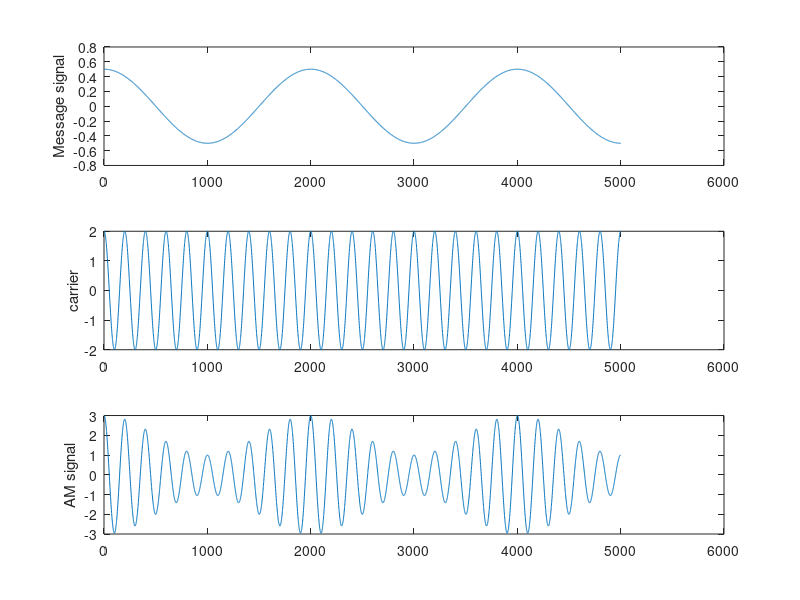

MATLAB code for this plot:
clc;
clear all;
close all;

Ac=2; %carrier amplitude
fc=0.5; %carrier frequency
Am=.5; %message signal amplitude
fm=.05; %message signal frequency
Fs=100; %sampling rate/frequency

sampleTime=1/Fs;
ka=1;%Amplitude Sensitivity
T=50;
t=0:sampleTime:T;%defining the time range & disseminating it into samples
ct=Ac*cos(2*pi*fc*t); %defining the carrier signal wave
mt=Am*cos(2*pi*fm*t); %defining the message signal
AM=ct.*(1+ka*mt); %Amplitude Modulated wave, according to the standard definition
figure(1);

subplot(3,1,1);%plotting the message signal wave
plot(mt);
ylabel('Message signal');


subplot(3,1,2); %plotting the carrier signal wave
plot(ct);
ylabel('carrier');

subplot(3,1,3); %plotting the amplitude modulated wave
plot(AM);
ylabel('AM signal');




